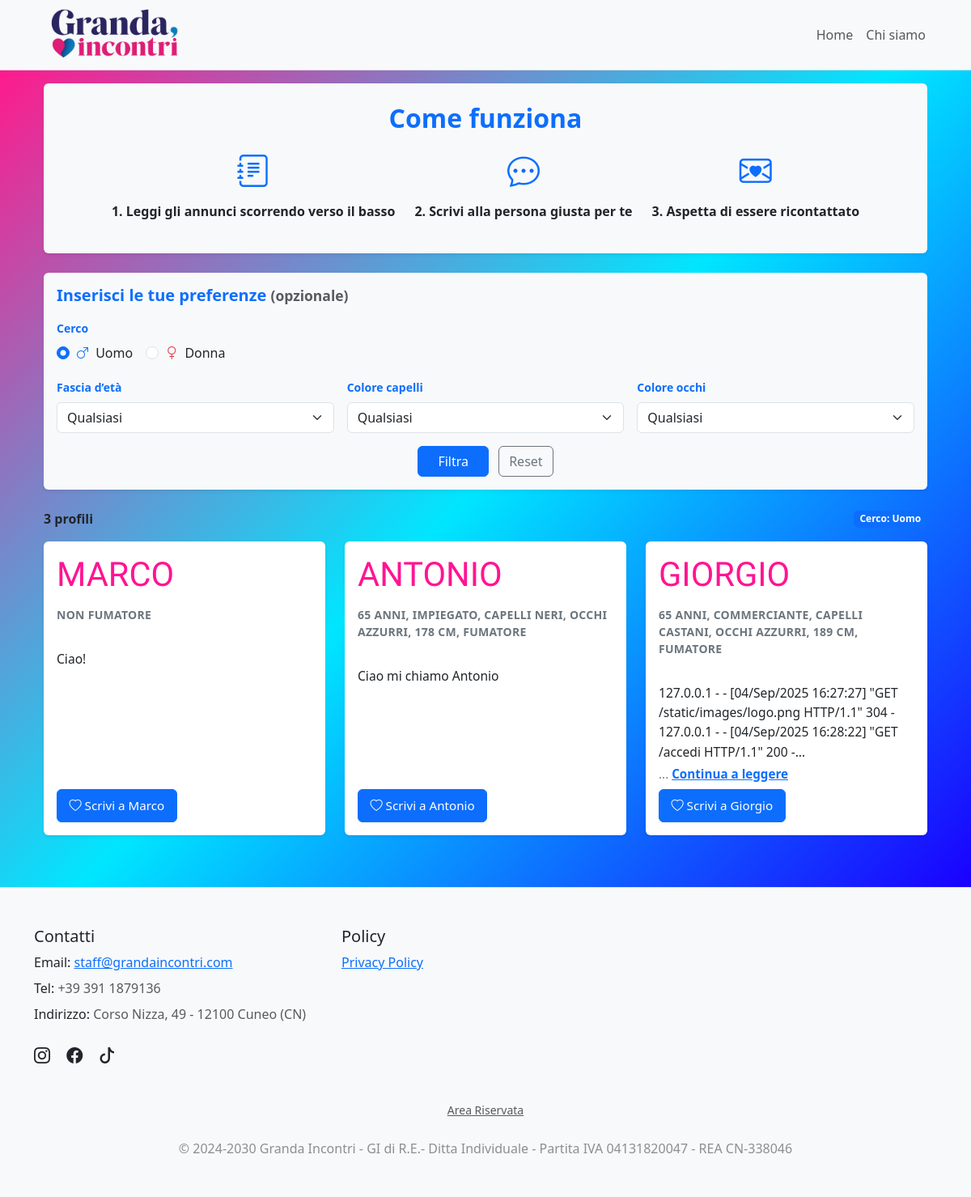
The app's page /annunci?gender=male, older data.
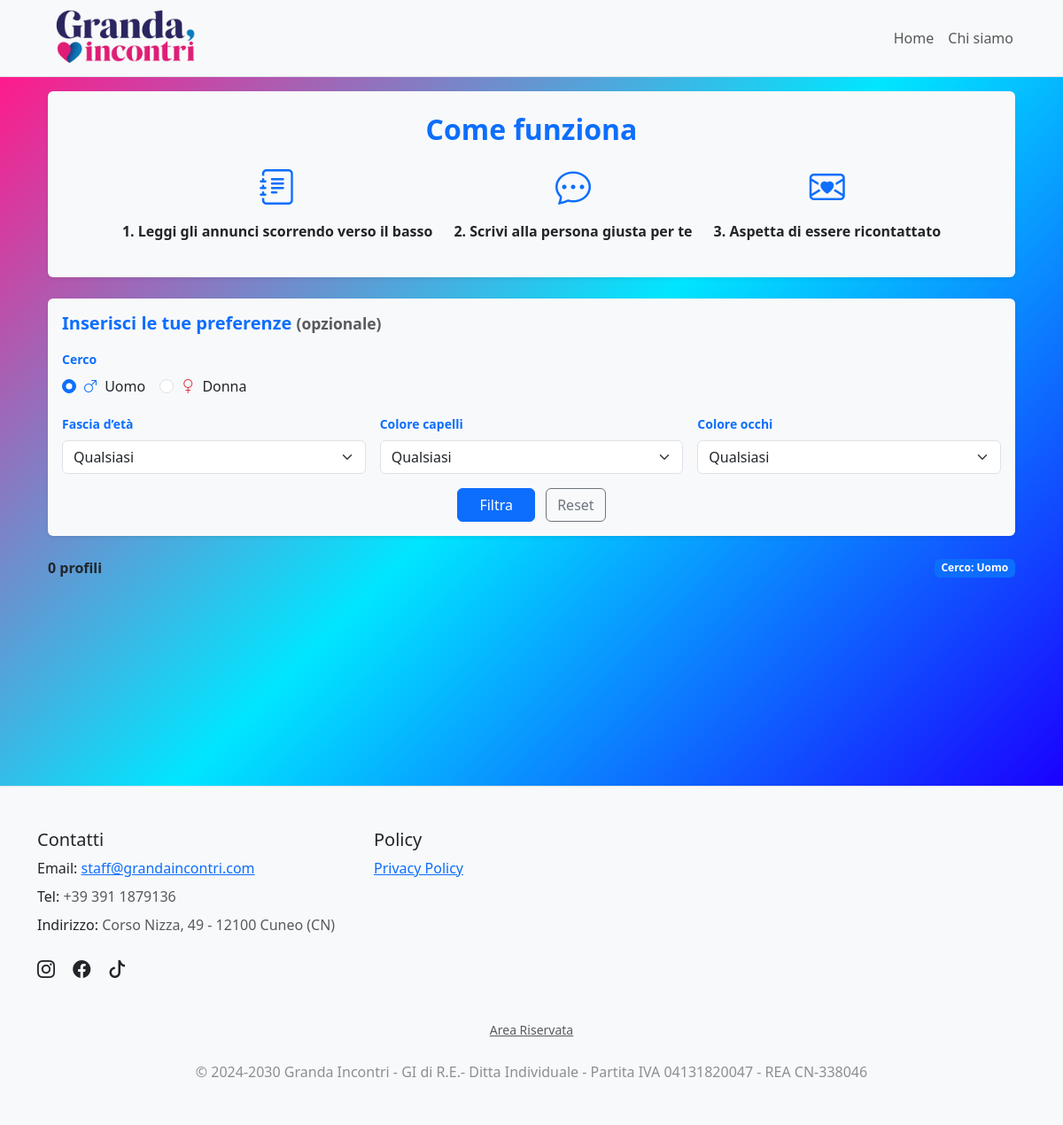
The same page, newer data.
### tables this page shows
CREATE TABLE "profiles" (
	"id"	INTEGER NOT NULL,
	"first_name"	TEXT NOT NULL,
	"last_name"	TEXT,
	"gender"	TEXT NOT NULL,
	"birth_year"	INTEGER,
	"city"	TEXT,
	"occupation"	TEXT,
	"eyes_color"	TEXT,
	"hair_color"	TEXT,
	"height_cm"	INTEGER,
	"smoker"	INTEGER,
	"bio"	TEXT NOT NULL,
	"is_active"	INTEGER NOT NULL,
	"created_at"	TEXT,
	"weight_kg"	INTEGER,
	"marital_status"	TEXT,
	PRIMARY KEY("id" AUTOINCREMENT)
);

### app.py (the view)
@app.route("/annunci")
def annunci():
    gender_in  = (request.args.get("gender") or "").strip().lower() or None
    age_range  = (request.args.get("age_range") or "").strip() or None
    hair_color = (request.args.get("hair_color") or "").strip().lower() or None
    eyes_color = (request.args.get("eyes_color") or "").strip().lower() or None
    name_q = None
    id_q = None
    if session.get("is_authenticated"):
        name_q = (request.args.get("name") or "").strip().lower() or None
        raw = (request.args.get("id") or "").strip()  # niente lower()
        id_q = int(raw) if raw.isdigit() else None
    gender = _norm_gender_val(gender_in)
    all_profiles = get_published_profiles_with_status()
    listObjProfiles = [
        p for p in all_profiles
        if _profile_matches_filters(p, gender, age_range, hair_color, eyes_color, name_q, id_q)
    ]
    def cap(val: str | None) -> str:
        s = (val or "").strip()
        return (s[:1].upper() + s[1:].lower()) if s else ""
    listObjProfiles = [
        {
            **p,
            "first_name": cap(p.get("first_name")),
            "last_name":  cap(p.get("last_name")),
        }
        for p in listObjProfiles
    ]
    profile_to_edit = None
    to_edit = False
    profile_id = request.args.get("profile_id")
    if profile_id and session.get("is_authenticated"):
        row = profiles_dao.get_profile_by_id(int(profile_id))
        if row is not None:
            d = {k: row[k] for k in row.keys()}
            profile_to_edit = SimpleNamespace(**d)
            to_edit = True
    return render_template(
        "annunci.html",
        listObjProfiles=listObjProfiles,
        profile_to_edit=profile_to_edit,
        to_edit=to_edit,
        current_year=datetime.date.today().year
    )

### app.py (called while the page is built)
def get_published_profiles_with_status():
    rows = profiles_dao.get_all_profiles()
    def is_published(val):
        if val is None:
            return True
        if isinstance(val, (int, bool)):
            return bool(val)
        return str(val).strip().lower() not in ("0", "false", "no", "n")
    list_profiles = []
    for r in rows:
        keys = r.keys() if hasattr(r, "keys") else r.keys()
        val = r["is_active"] if ("is_active" in keys) else None
        if is_published(val):
            profile = {k: r[k] for k in keys}
            profile["is_online"] = random.choice([True, False])
            list_profiles.append(profile)
    return list_profiles

@app.context_processor
def inject_current_user():
    class CurrentUserStub:
        def __init__(self, is_auth, role="admin"):
            self.is_authenticated = is_auth
            self.role = role
    return dict(current_user=CurrentUserStub(session.get("is_authenticated", False)))

def _norm_gender_val(val) -> str | None:
    v = (val or "").strip().lower()
    return _GENDER_MAP.get(v)

### profiles_dao.py (called while the page is built)
def _rows_to_dicts(rows: Iterable[sqlite3.Row]) -> List[dict]:
    return [dict(r) for r in rows]

### templates/annunci.html (shortened to what the changed rows need)
{% extends "base.html" %}
{% block content %}
<div class="posts-wrapper">
  <div class="container my-3 px-4">
  {% if not current_user.is_authenticated %}
    <div class="p-4 mb-4 bg-light rounded shadow-sm text-center">
      <h2 class="text-primary fw-bold mb-3">Come funziona</h2>
    </div>
  {% endif %}
            {% set sel_age = request.args.get('age_range','') %}
            {% set sel_hair = request.args.get('hair_color','')|lower %}
            {% set sel_eyes = request.args.get('eyes_color','')|lower %}
    {% set n = listObjProfiles|length %}
    <div class="d-flex align-items-center mb-3 gap-2
                flex-column-reverse flex-md-row
                justify-content-center justify-content-md-between">
      <div class="fw-semibold mt-2 mt-md-0 text-center text-md-start w-100 w-md-auto">
        {{ n }} profil{{ 'o' if n==1 else 'i' }}
      </div>
      <div class="d-flex flex-wrap gap-2
                  justify-content-center justify-content-md-end w-100 w-md-auto">
        {% if request.args.get('gender') %}
          <span class="badge bg-primary">Cerco: {{ 'Uomo' if request.args.get('gender')=='male' else 'Donna' }}</span>
        {% endif %}
      </div>
    </div>
    {% if listObjProfiles %}
      <div class="row g-4" >
        {% for p in listObjProfiles %}
          {% set eta = (current_year - p['birth_year']) if p['birth_year'] else None %}
          {% set fuma = (p['smoker'] in [1, '1', true, 'true', 'on']) if p['smoker'] is not none else None %}
          {% set stato = (p['marital_status'] or '') %}
          {% if stato %}
            {% if stato|lower in ['celibe/nubile','single'] %}
              {% set stato_it = 'nubile' if p['gender'] == 'female' else 'celibe' %}
            {% elif stato|lower in ['sposato/a','married'] %}
              {% set stato_it = 'sposata' if p['gender'] == 'female' else 'sposato' %}
            {% elif stato|lower in ['separato/a','separated'] %}
              {% set stato_it = 'separata' if p['gender'] == 'female' else 'separato' %}
            {% elif stato|lower in ['divorziato/a','divorced'] %}
              {% set stato_it = 'divorziata' if p['gender'] == 'female' else 'divorziato' %}
            {% elif stato|lower in ['vedovo/a','widowed'] %}
              {% set stato_it = 'vedova' if p['gender'] == 'female' else 'vedovo' %}
            {% else %}
              {% set stato_it = stato %}
            {% endif %}
          {% else %}
            {% set stato_it = '' %}
          {% endif %}
         {% set parts = [] %}
          {% if eta %}{% set _ = parts.append(eta ~ ' anni') %}{% endif %}
          {% if p['occupation'] %}{% set _ = parts.append(p['occupation']) %}{% endif %}
          {% if p['hair_color'] %}{% set _ = parts.append('capelli ' ~ p['hair_color']) %}{% endif %}
          {% if p['eyes_color'] %}{% set _ = parts.append('occhi ' ~ p['eyes_color']) %}{% endif %}
          {% if p['height_cm'] %}{% set _ = parts.append(p['height_cm'] ~ ' cm') %}{% endif %}
          {% if p['weight_kg'] %}{% set _ = parts.append(p['weight_kg'] ~ ' kg') %}{% endif %}
          {% if stato_it %}{% set _ = parts.append(stato_it) %}{% endif %}
          {% if fuma is not none %}
            {% if p['gender'] == 'female' %}
              {% set _ = parts.append('fumatrice' if fuma else 'non fumatrice') %}
            {% else %}
              {% set _ = parts.append('fumatore' if fuma else 'non fumatore') %}
            {% endif %}
          {% endif %}
          <div class="col-12 col-sm-6 col-lg-4" {% if loop.first %}id="first-result"{% endif %}>
            <div class="card h-100 shadow-sm border-0">
              <div class="card-body d-flex flex-column">
                <div class="profile-header">
                  <div class="profile-name">
                    {% if current_user.is_authenticated %}
                      {{ (p['first_name'] ~ ' ' ~ (p['last_name'] or ''))|trim|upper }}
                    {% else %}
                      {{ p['first_name']|upper }}
                    {% endif %}
                  </div>
                </div>
                <div class="text-uppercase text-secondary small profile-meta mb-2">
                  {{ parts|join(', ')|upper }}
                </div>
                {% set bio_text = (p['bio'] or '') %}
                <div class="bio-block flex-grow-1" data-lines="5">
                  <div class="small bio-textbox">
                    <div class="bio-text">
                      {{ (p['bio'] or '') | e }}
                    </div>
                  </div>
                  <div class="read-more-line d-none">
                    <span class="dots">...</span>
                    <button type="button" class="read-more" aria-expanded="false">Continua a leggere</button>
                  </div>
                </div>
                <div class="d-flex justify-content-between align-items-center mt-2 gap-2">
                  {% if not current_user.is_authenticated %}
                    <a href="#" class="btn btn-primary" data-bs-toggle="modal" data-bs-target="#replyModal-{{ p['id'] }}">
                      <i class="bi bi-heart"></i><span class="ms-1">Scrivi a {{ p['first_name'] }}</span>
                    </a>
                  {% endif %}
                </div>
              </div>
            </div>
          </div>
        {% endfor %}
      </div>
    {% endif %}
  </div>
</div>
{% endblock %}

Row changes from the older to the newer data that the page shows:
removed profiles: first_name "MARCO", parts "NON FUMATORE", bio "Ciao!", first_name "Marco"
removed profiles: first_name "ANTONIO", parts "65 ANNI, IMPIEGATO, CAPELLI NERI, OCCHI AZZURRI, 178 CM, FUMATORE", bio "Ciao mi chiamo Antonio", first_name "Antonio"
removed profiles: first_name "GIORGIO", parts "65 ANNI, COMMERCIANTE, CAPELLI CASTANI, OCCHI AZZURRI, 189 CM, FUMATORE", bio "127.0.0.1 - - [04/Sep/2025 16:27:27] \"GET /static/images/logo.png HTTP/1.1\" 304 - 127.0.0.1 - - [04/Sep/2025 16:28:22] \"GET /accedi HTTP/1.1\" 200…", first_name "Giorgio"
Text that changed along with them:
{{ n }}: "3" → "0"
